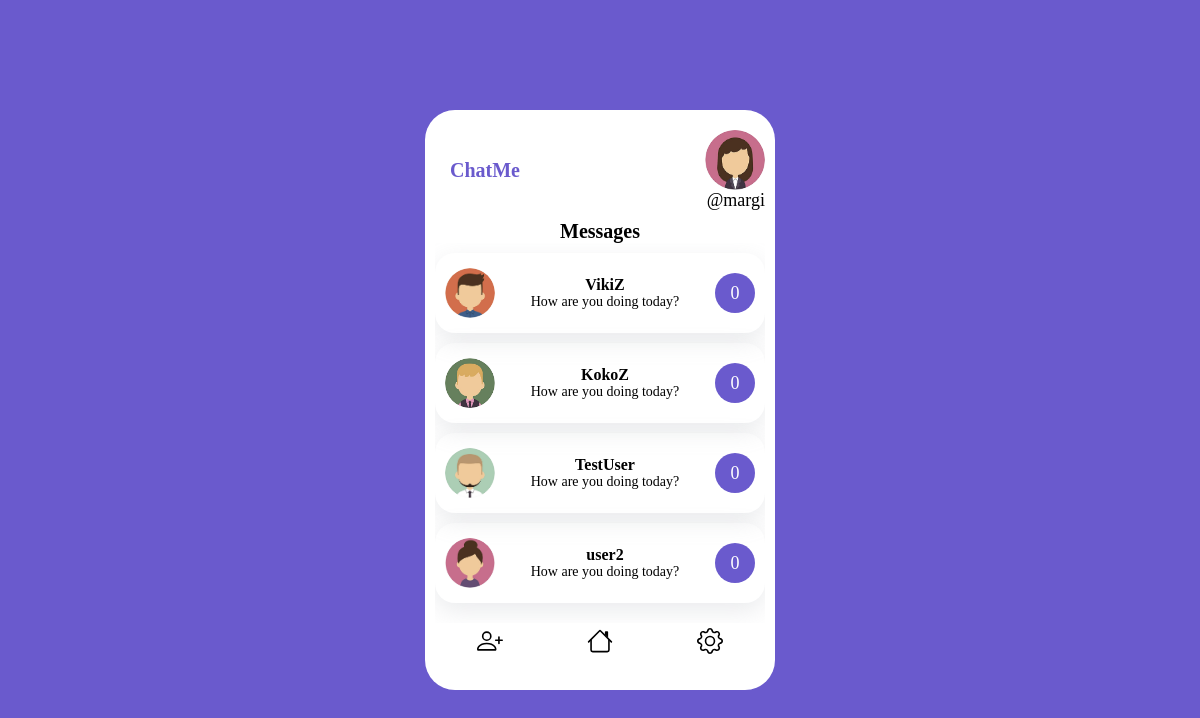
The page /chats/ (signed in) on the database its author committed.
### mychatapp/models.py (models this page shows, shortened)
class Profile(models.Model):
    user = models.OneToOneField(User, on_delete=models.CASCADE)
    name = models.CharField(max_length=100)
    pic = models.ImageField(upload_to="img", blank=True, null=True)
    friends = models.ManyToManyField('Friend')

class Friend(models.Model):
    friend_profile = models.OneToOneField(Profile, on_delete=models.CASCADE , default="")

### mychatapp/views.py (the view)
# urls.py: path('' , views.index , name = "index"),
def index(request):
    user = request.user.profile
    friends = user.friends.all()
    form = MessageForm()
    context = {"user": user, "friends": friends , "form":form}
    return render(request, "mychatapp/index.html", context)

### mychatapp/templates/mychatapp/index.html (shortened to what this page needs)
{% extends "mychatapp/base.html" %}
{% block content %}
<div class="chat-container">
    <div class="main">
      <div class="logo">
        ChatMe
      </div>
      <div class="sub-main">
        <div class="main-user">
          <img src="{{user.pic.url}}" alt="profile picture" />
        </div>
        <p>@{{request.user.username}}</p>
      </div>
    </div>
    <div class="header">Messages</div>
    <div class="friends-container">
      {% for friend in friends %}
      <a href= " {% url 'detail' friend.friend_profile.id %} " style="color:black; text-decoration: none">
      <div class="friends">
        <div class="pic">
          <img src="{{friend.friend_profile.pic.url}}" , alt="" />
        </div>
        <div class="name">
          <h4>{{friend.friend_profile.name}}</h4>
          <p>How are you doing today?</p>
        </div>
        <div class="time_new_msg">
   <div class="msg">0</div>
        </div>
      </div>
  </a>
  {% endfor %}
    </div>
    <div class="footer">
      <div>
      </div>
      <div>
      </div>
      <div>
      </div>
    </div>
  </div>
{% endblock %}

### mychatapp/static/css/style.css (style rules this page uses)
* { padding: 0px; margin: 0px; box-sizing: border-box; font-family: Poppins; }
body { width: 100%; height: 100vh; display: flex; align-items: center; justify-content: center; background-color: slateblue; font-family: Poppins; }
.logo { width: 100px; height: 100px; display: flex; align-items: center; justify-content: center; font-size: 20px; font-weight: bold; color: slateblue; line-height: 20px; }
.main { width: 100%; height: auto; display: flex; align-items: center; justify-content: space-between; }
img { object-fit: cover; height: 100%; width: 100%; border-radius: 50%; }
.chat-container, .chat-container2 { width: 350px; height: 580px; background-color: white; border-radius: 30px; padding: 10px 10px }
.sub-main { width: 200px; display: flex; align-items: flex-end; justify-content: center; flex-direction: column; }
.sub-main p { font-size: 18px; }
.main-user { width: 60px; height: 60px; float: right; border-radius: 50%; }
.header { width: 100%; height: auto; display: flex; align-items: center; justify-content: center; font-size: 20px; font-weight: bold; }
.friends-container { width: 100%; height: 380px; overflow: auto; }
.friends { width: 100%; height: 80px; box-shadow: rgba(149, 157, 165, 0.2) 0px 8px 24px; border-radius: 20px; display: flex; align-items: center; justify-content: space-between; margin-top: 10px; padding: 0px 10px; }
.pic, .pro-pic { width: 50px; height: 50px; border-radius: 50%; }
.name { flex-grow: 2; display: flex; align-items: center; justify-content: center; flex-direction: column; }
.name p { font-size: 14px; }
.time_new_msg { width: auto; height: 50px; display: flex; align-items: center; justify-content: center; flex-direction: column; }
.msg { width: 40px; height: 40px; background-color: slateblue; border-radius: 50%; text-align: center; color: white; display: flex; align-items: center; justify-content: center; font-size: 18px; }
.footer { width: 100%; height: 40px; display: flex; align-items: center; justify-content: space-around; }
svg { cursor: pointer; }

### rows shown on the page
Profile: pic (picture)
Friend: friend_profile.pic (picture), friend_profile.name "VikiZ"
Friend: friend_profile.pic (picture), friend_profile.name "KokoZ"
Friend: friend_profile.pic (picture), friend_profile.name "TestUser"
Friend: friend_profile.pic (picture), friend_profile.name "user2"

### other values the page prints
{{ request.user.username }} "margi"
